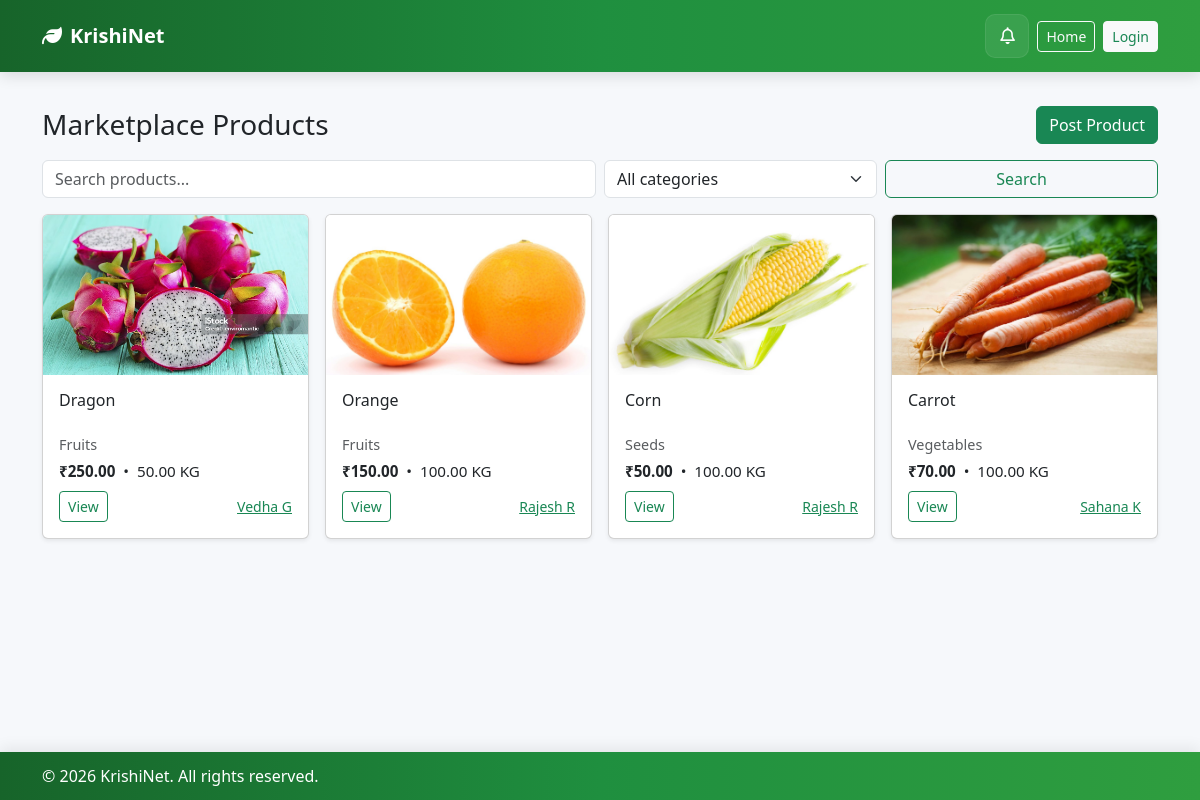
The app's page /marketplace/ with its own data.
### tables this page shows
CREATE TABLE products (
          id INTEGER PRIMARY KEY AUTOINCREMENT,
          seller_id INTEGER NOT NULL,
          title TEXT NOT NULL,
          category TEXT,
          description TEXT,
          price REAL DEFAULT 0,
          quantity REAL DEFAULT 0,
          quantity_unit TEXT,
          delivery_locations TEXT,  -- JSON string array or comma-separated
          created_at TIMESTAMP DEFAULT CURRENT_TIMESTAMP,
          updated_at TIMESTAMP DEFAULT CURRENT_TIMESTAMP,
          FOREIGN KEY(seller_id) REFERENCES users(id) ON DELETE CASCADE
        );

### routes_marketplace.py (the view)
@marketplace_bp.route("/", methods=["GET"])
def index():
    db = _get_db()
    q = (request.args.get("q") or "").strip()
    cat = (request.args.get("category") or "").strip()
    min_price = request.args.get("min_price")
    max_price = request.args.get("max_price")
    base_sql = """
    SELECT p.*, u.name as seller_name,
           pm.filename as product_image
    FROM products p
    JOIN users u ON p.seller_id = u.id
    LEFT JOIN (SELECT product_id, filename FROM product_media GROUP BY product_id) pm ON p.id = pm.product_id
    WHERE 1=1
    """
    params = []
    if q:
        base_sql += " AND (p.title LIKE ? OR p.description LIKE ?)"
        params += [f"%{q}%", f"%{q}%"]
    if cat:
        base_sql += " AND p.category = ?"
        params.append(cat)
    if min_price:
        base_sql += " AND p.price >= ?"
        params.append(min_price)
    if max_price:
        base_sql += " AND p.price <= ?"
        params.append(max_price)
    me = session.get("user_id")
    if me:
        base_sql += " AND p.seller_id != ?"
        params.append(me)
    base_sql += " ORDER BY p.created_at DESC LIMIT 500"
    rows = db.execute(base_sql, params).fetchall()
    products = [dict(r) for r in rows]
    return render_template("marketplace/index.html", products=products, categories=CATEGORIES, q=q, cat=cat)

### app.py (called while the page is built, shortened)
@app.before_request
def load_current_user():
    uid = session.get("user_id")
    if not uid:
        g.user = None
        return

@app.context_processor
def inject_user_and_now():
    return {"user": g.get("user"), "now": _dt.utcnow, "datetime": _dt}

### auth.py (called while the page is built)
def get_db():
    if "db" not in g:
        conn = sqlite3.connect(current_app.config["DATABASE"])
        conn.row_factory = sqlite3.Row
        conn.execute("PRAGMA foreign_keys = ON")
        g.db = conn
    return g.db

### templates/marketplace/index.html (shortened to what this page needs)
{% extends "base.html" %}
{% block content %}
<div class="container my-3">
  <div class="d-flex justify-content-between align-items-center mb-3">
    <h3 class="mb-0">Marketplace Products</h3>
    <a class="btn btn-success" href="{{ url_for('marketplace.product_new') }}">Post Product</a>
  </div>
  <form class="row g-2 mb-3" method="get" action="{{ url_for('marketplace.index') }}">
    <div class="col-12 col-md-6">
      <input class="form-control" name="q" placeholder="Search products..." value="{{ q or '' }}" aria-label="Search products">
    </div>
    <div class="col-6 col-md-3">
      <select name="category" class="form-select" aria-label="Filter by category">
        <option value="">All categories</option>
      </select>
    </div>
    <div class="col-6 col-md-3 d-flex">
      <button class="btn btn-outline-success w-100" type="submit">Search</button>
    </div>
  </form>
  {% if products %}
    <div class="row g-3">
      {% for p in products %}
      <div class="col-12 col-sm-6 col-md-4 col-lg-3">
        <div class="card h-100 shadow-sm">
          {% set img = p.product_image or p.profile_photo %}
          {% if img %}
            <img
              src="{{ url_for('static', filename='uploads/' ~ img) }}"
              alt="{{ p.title | e }}"
              class="card-img-top"
              style="height:160px; object-fit:cover;"
              loading="lazy"
            >
          {% endif %}
          <div class="card-body d-flex flex-column">
            <h5 class="card-title" style="font-size:1rem; min-height:2.2em; overflow:hidden; text-overflow:ellipsis;">
              {{ p.title }}
            </h5>
            <p class="card-text text-muted mb-1" style="font-size:0.9rem;">
              {{ p.category or '—' }}
            </p>
            <p class="mb-2" style="font-size:0.95rem;">
              <strong>₹{{ '%.2f'|format(p.price or 0) }}</strong>
              {% if p.quantity is not none %}
                &nbsp;•&nbsp; {{ '%.2f'|format(p.quantity|float) if p.quantity is not none else 0 }} {{ p.quantity_unit or '' }}
              {% endif %}
            </p>
            <div class="mt-auto d-flex justify-content-between align-items-center">
              <a href="{{ url_for('marketplace.view_product', pid=p.id) }}" class="btn btn-sm btn-outline-success" aria-label="View {{ p.title }}">View</a>
              {% if session.get('user_id') and p.seller_id == session.get('user_id') %}
                <span class="text-muted small">You</span>
              {% else %}
                <a href="{{ url_for('view_farmer', uid=p.seller_id) }}" class="text-success small" title="View seller {{ p.seller_name }}">{{ p.seller_name }}</a>
              {% endif %}
            </div>
          </div>
        </div>
      </div>
      {% endfor %}
    </div>
  {% else %}
    <div class="alert alert-info">No products found. Be the first to <a href="{{ url_for('marketplace.product_new') }}">post a product</a>.</div>
  {% endif %}
</div>
{% endblock %}

### templates/base.html (shortened to what this page needs)
<!doctype html>
<html lang="en">
<head>
  <link href="https://cdn.jsdelivr.net/npm/bootstrap@5.3.2/dist/css/bootstrap.min.css" rel="stylesheet"/>
  <link href="https://cdnjs.cloudflare.com/ajax/libs/font-awesome/6.5.0/css/all.min.css" rel="stylesheet"/>
</head>
<body>
  <div class="topbar">
    <div class="container d-flex align-items-center justify-content-between">
      <a class="brand" href="{{ url_for('index') }}">
        <i class="fa-solid fa-leaf"></i>
        <span>KrishiNet</span>
      </a>
      <div class="d-flex align-items-center gap-2 nav-actions">
        <div id="alertsWrap" style="position:relative;">
          <div id="alertsBtn" class="circle-btn" aria-label="Alerts" title="Notifications" role="button" tabindex="0">
            <i class="fa-regular fa-bell" style="font-size:1.05rem;"></i>
          </div>
        </div>
        <a class="btn btn-outline-light btn-sm" href="{{ url_for('index') }}">Home</a>
        {% if user %}
          <a class="btn btn-light text-success btn-sm" href="{{ url_for('logout') }}">Logout</a>
        {% else %}
          <a class="btn btn-light text-success btn-sm" href="{{ url_for('login') }}">Login</a>
        {% endif %}
      </div>
    </div>
  </div>
  <main class="container my-4">
    {% block content %}{% endblock %}
  </main>
  <footer class="k-footer">
    <div class="container">
      <span>© {{ now().year if now is defined else '2025' }} KrishiNet. All rights reserved.</span>
    </div>
  </footer>
</body>
</html>

### templates/base.html (style rules this page uses)
:root { --green-1: #17642a; --green-2: #1f8f3f; --green-3: #2f9e3f; }
html,body { height:100%; }
body { background:#f6f8fb; margin:0; font-family: system-ui,-apple-system,"Segoe UI",Roboto,"Helvetica Neue",Arial; padding-top: 82px; padding-bottom: 72px; }
.topbar { position: fixed; left:0; right:0; top:0; z-index:1030; background: linear-gradient(90deg, var(--green-1), var(--green-2), var(--green-3)); padding: 14px 0; box-shadow: 0 4px 14px rgba(0,0,0,.12); backdrop-filter: blur(4px); }
.brand { display:flex; align-items:center; gap:8px; font-weight:700; font-size:1.25rem; color:#fff; text-decoration:none; }
.circle-btn { width:44px; height:44px; border-radius:10px; background:rgba(255,255,255,.08); display:flex; align-items:center; justify-content:center; border:1px solid rgba(255,255,255,.08); color:#fff; position:relative; transition:transform .12s ease; cursor:pointer; }
main.container { max-width:1200px; margin:0 auto; padding-left:16px; padding-right:16px; }
.k-footer { position: fixed; left: 0; right: 0; bottom: 0; background: linear-gradient(90deg, var(--green-1), var(--green-2), var(--green-3)); color: #fff; padding: 12px 0; z-index: 1020; box-shadow: 0 -4px 14px rgba(0,0,0,.08); }
.k-footer .container { display:flex; align-items:center; justify-content:space-between; gap:12px; }
main.container, .page-with-form, .content, .main-container { padding-bottom: 140px; }
.k-footer, footer { position: fixed; z-index: 1020; bottom: 0; left: 0; right: 0; }

### records on screen
products: shows a picture, title "Dragon", category "Fruits", price "250.00", quantity "50.00", quantity_unit "KG", seller_name "Vedha G"
products: shows a picture, title "Orange", category "Fruits", price "150.00", quantity "100.00", quantity_unit "KG", seller_name "Rajesh R"
products: shows a picture, title "Corn", category "Seeds", price "50.00", quantity "100.00", quantity_unit "KG", seller_name "Rajesh R"
products: shows a picture, title "Carrot", category "Vegetables", price "70.00", quantity "100.00", quantity_unit "KG", seller_name "Sahana K"
